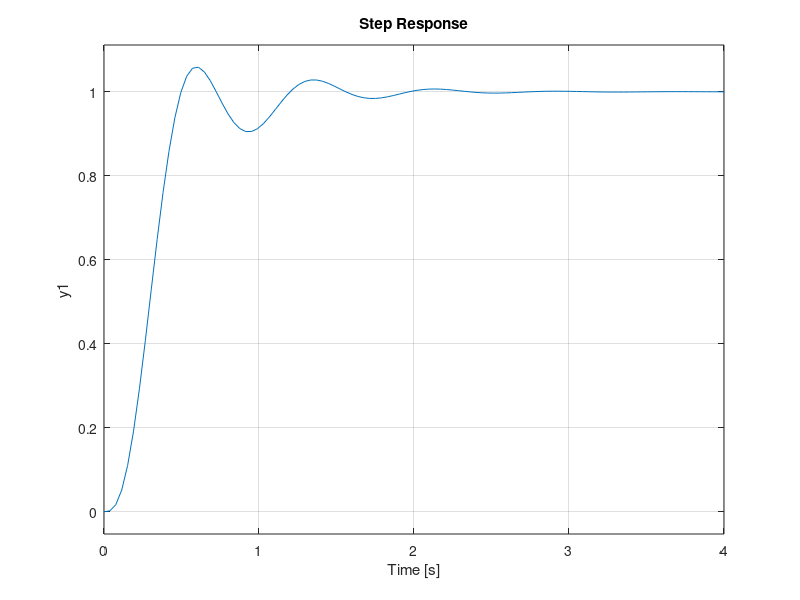

Here is the MATLAB script that generated this plot:
% Tracking Control of Inverted Pendulum]
clc, clear
l = 0.5;  m = 0.3; c = 0.06; g = 9.8;               
 
A = [0 1; g/l -c/(m*l^2)];
B = [0; 1/(m*l^2)];
C = [1, 0];
D = 0;
 
Az = [A,  zeros(2,1); -C 0]; 
Bz = [B; 0];
Cz = [C, 0];
Dz = 0;
 
P1 = -4; P2 = -2+8i; P3 = -2-8i;
K = place(Az, Bz, [-4, -2+8i, -2-8i]);
 
Acl = Az - Bz*K;
Bcl = [zeros(2,1);1];
Ccl = Cz;
Dcl = Dz;
 
SYScl = ss(Acl, Bcl, Ccl, Dcl);
step(SYScl)
